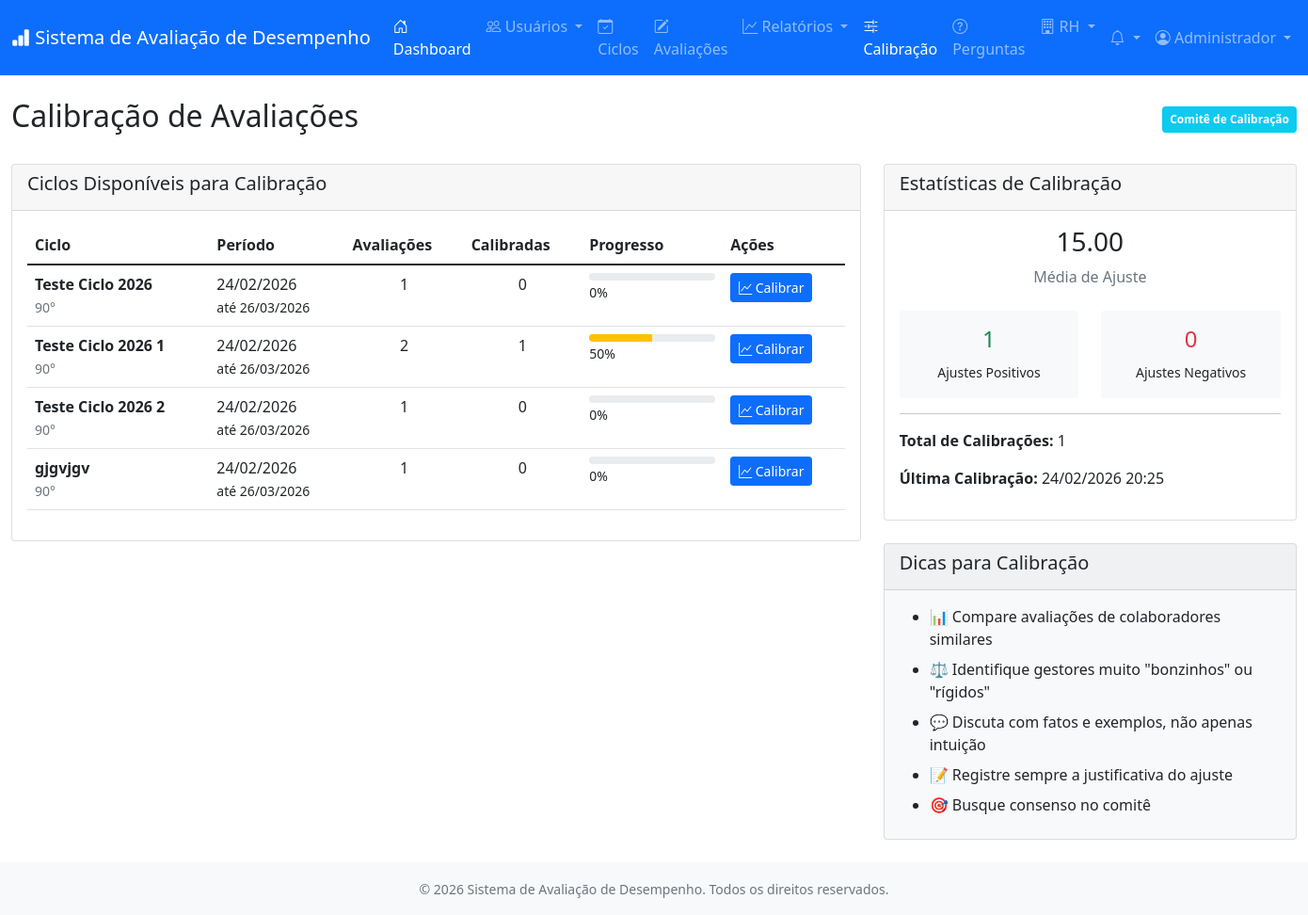
The app's page /modules/calibracao/index.php (signed in), older data.
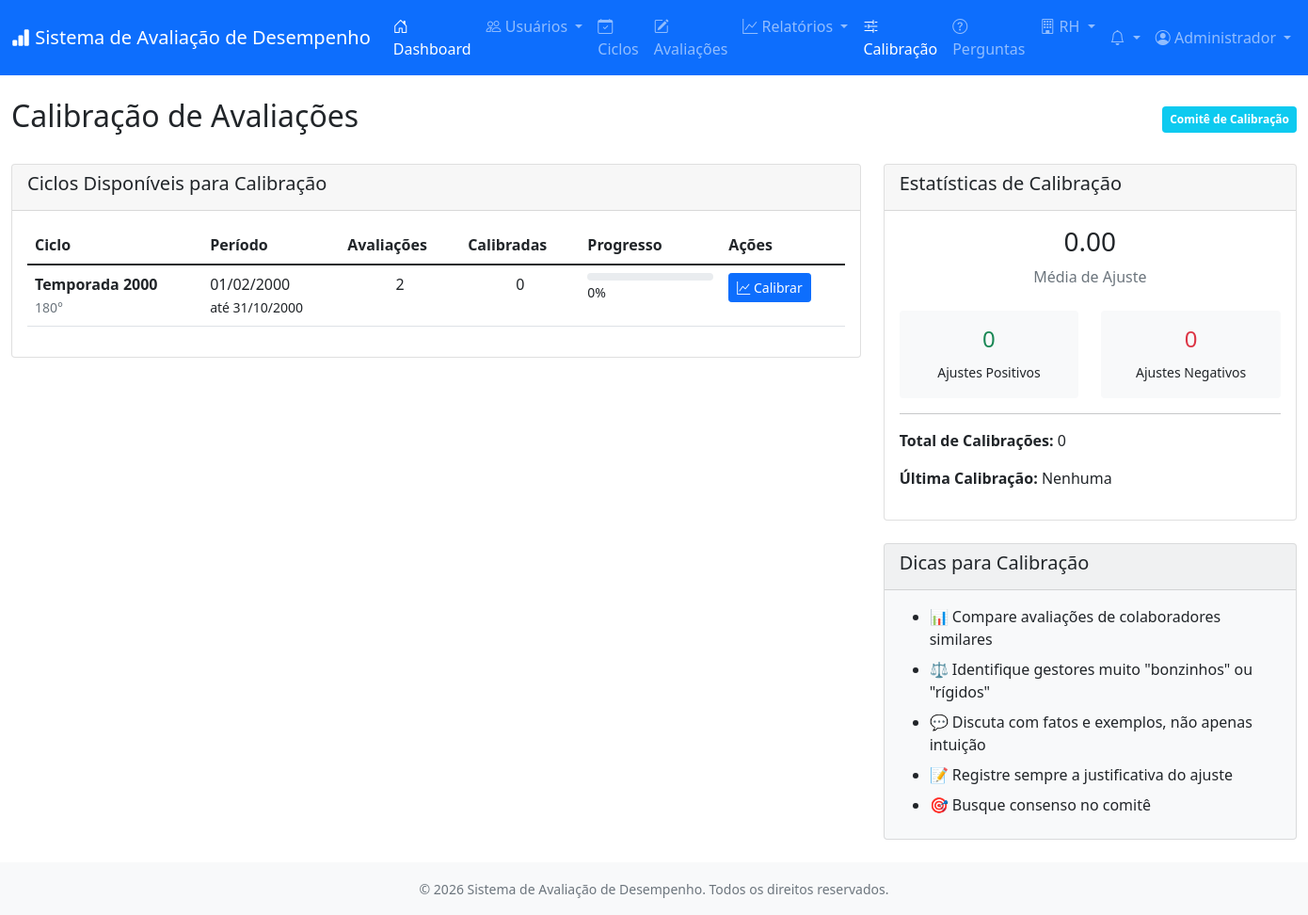
The same page, newer data.
### tables this page shows
CREATE TABLE `ciclos_avaliacao` (
  `id` int(11) NOT NULL,
  `nome` varchar(150) NOT NULL,
  `descricao` text DEFAULT NULL,
  `data_inicio` date NOT NULL,
  `data_fim` date NOT NULL,
  `tipo` enum('90','180','360') DEFAULT '180',
  `empresa_id` int(11) DEFAULT NULL,
  `formulario_id` int(11) DEFAULT NULL,
  `status` enum('planejado','em_andamento','finalizado','cancelado') DEFAULT 'planejado',
  `configuracao` longtext DEFAULT NULL CHECK (json_valid(`configuracao`)),
  `data_criacao` timestamp NULL DEFAULT current_timestamp(),
  `data_atualizacao` timestamp NULL DEFAULT current_timestamp() ON UPDATE current_timestamp()
);

CREATE TABLE `calibracao` (
  `id` int(11) NOT NULL,
  `ciclo_id` int(11) NOT NULL,
  `avaliacao_id` int(11) NOT NULL,
  `usuario_calibrador_id` int(11) NOT NULL,
  `nota_original` decimal(5,2) DEFAULT NULL,
  `nota_calibrada` decimal(5,2) DEFAULT NULL,
  `justificativa` text DEFAULT NULL,
  `data_calibracao` timestamp NULL DEFAULT current_timestamp()
);

### includes/functions.php (called while the page is built, shortened)
<?php
require_once dirname(__DIR__) . '/config/database.php';
class Functions {
    public function __construct() {
        $database = new Database();
    }
    public function formatDate($date, $format = 'd/m/Y') {
        $dateTime = new DateTime($date);
        return $dateTime->format($format);
    }
}
?>

### config/database.php (called while the page is built, shortened)
<?php
class Database {
    private $host = "localhost";
    private $db_name = "avaliacao_desempenho";
    private $username = "root";
    private $password = "PCM@st3r";
    public function getConnection() {
        $this->conn = null;
        try {
            $this->conn = new PDO(
                "mysql:host=" . $this->host . ";dbname=" . $this->db_name . ";charset=utf8mb4",
                $this->username,
                $this->password
            );
            $this->conn->setAttribute(PDO::ATTR_ERRMODE, PDO::ERRMODE_EXCEPTION);
            $this->conn->setAttribute(PDO::ATTR_DEFAULT_FETCH_MODE, PDO::FETCH_ASSOC);
        } catch(PDOException $e) {
            die("Erro na conexão: " . $e->getMessage());
        }
        return $this->conn;
    }
}
?>

### modules/calibracao/index.php (the view, shortened to what the changed rows need)
<?php
require_once '../../config/database.php';
require_once '../../includes/functions.php';
$database = new Database();
$conn = $database->getConnection();
$functions = new Functions();
$query = "SELECT c.*,
            (SELECT COUNT(*) FROM avaliacoes WHERE ciclo_id = c.id) as total_avaliacoes,
            (SELECT COUNT(*) FROM calibracao WHERE ciclo_id = c.id) as total_calibradas
          FROM ciclos_avaliacao c
          WHERE c.status IN ('finalizado', 'em_andamento')
          ORDER BY c.data_fim DESC";
$stmt = $conn->query($query);
$ciclos = $stmt->fetchAll();
$query_stats = "SELECT
                  AVG(nota_calibrada - nota_original) as media_ajuste,
                  COUNT(*) as total_calibracoes,
                  SUM(CASE WHEN nota_calibrada > nota_original THEN 1 ELSE 0 END) as ajustes_positivos,
                  SUM(CASE WHEN nota_calibrada < nota_original THEN 1 ELSE 0 END) as ajustes_negativos
                FROM calibracao";
$stmt_stats = $conn->query($query_stats);
$stats = $stmt_stats->fetch();
require_once '../../includes/header.php';
?>
<div class="row">
    <div class="col-12">
        <div class="d-flex justify-content-between align-items-center mb-4">
            <h2>Calibração de Avaliações</h2>
        </div>
        <div class="row">
            <div class="col-md-8">
                <div class="card mb-4">
                    <div class="card-body">
                        <?php if (empty($ciclos)): ?>
                        <p class="text-muted text-center py-4">
                            <i class="bi bi-calendar-x fs-1 d-block mb-3"></i>
                            Nenhum ciclo disponível para calibração no momento.
                        </p>
                        <?php else: ?>
                        <div class="table-responsive">
                            <table class="table table-hover">
                                <thead>
                                    <tr>
                                        <th>Ciclo</th>
                                        <th>Período</th>
                                        <th>Avaliações</th>
                                        <th>Calibradas</th>
                                        <th>Progresso</th>
                                        <th>Ações</th>
                                    </tr>
                                </thead>
                                <tbody>
                                    <?php foreach ($ciclos as $ciclo):
                                        $progresso = $ciclo['total_avaliacoes'] > 0
                                            ? round(($ciclo['total_calibradas'] / $ciclo['total_avaliacoes']) * 100)
                                            : 0;
                                    ?>
                                    <tr>
                                        <td>
                                            <strong><?php echo htmlspecialchars($ciclo['nome']); ?></strong><br>
                                            <small class="text-muted"><?php echo $ciclo['tipo']; ?>°</small>
                                        </td>
                                        <td>
                                            <?php echo $functions->formatDate($ciclo['data_inicio']); ?><br>
                                            <small>até <?php echo $functions->formatDate($ciclo['data_fim']); ?></small>
                                        </td>
                                        <td class="text-center"><?php echo $ciclo['total_avaliacoes']; ?></td>
                                        <td class="text-center"><?php echo $ciclo['total_calibradas']; ?></td>
                                        <td style="width: 150px;">
                                            <div class="progress" style="height: 8px;">
                                                <div class="progress-bar bg-warning" role="progressbar"
                                                     style="width: <?php echo $progresso; ?>%"></div>
                                            </div>
                                            <small><?php echo $progresso; ?>%</small>
                                        </td>
                                        <td>
                                            <a href="ciclo.php?id=<?php echo $ciclo['id']; ?>"
                                               class="btn btn-sm btn-primary">
                                                <i class="bi bi-graph-up"></i> Calibrar
                                            </a>
                                        </td>
                                    </tr>
                                    <?php endforeach; ?>
                                </tbody>
                            </table>
                        </div>
                        <?php endif; ?>
                    </div>
                </div>
            </div>
            <div class="col-md-4">
                <div class="card mb-4">
                    <div class="card-body">
                        <div class="text-center mb-4">
                            <h3><?php echo number_format($stats['media_ajuste'] ?? 0, 2); ?></h3>
                            <p class="text-muted">Média de Ajuste</p>
                        </div>
                        <div class="row text-center">
                            <div class="col-6">
                                <div class="p-3 bg-light rounded">
                                    <h4 class="text-success"><?php echo $stats['ajustes_positivos'] ?? 0; ?></h4>
                                    <small>Ajustes Positivos</small>
                                </div>
                            </div>
                        </div>
                        <div class="mt-3">
                            <p><strong>Total de Calibrações:</strong> <?php echo $stats['total_calibracoes'] ?? 0; ?></p>
                            <?php
                            $query_ultima = "SELECT data_calibracao FROM calibracao ORDER BY data_calibracao DESC LIMIT 1";
                            $stmt_ultima = $conn->query($query_ultima);
                            $ultima = $stmt_ultima->fetch();
                            ?>
                            <p><strong>Última Calibração:</strong>
                                <?php echo $ultima ? $functions->formatDate($ultima['data_calibracao'], 'd/m/Y H:i') : 'Nenhuma'; ?>
                            </p>
                        </div>
                    </div>
                </div>
            </div>
        </div>
    </div>
</div>
<?php
require_once '../../includes/footer.php';
?>

Row changes from the older to the newer data that the page shows:
removed ciclos_avaliacao: nome "Teste Ciclo 2026", tipo "90", data_inicio "24/02/2026", data_fim "26/03/2026", total_avaliacoes "1", total_calibradas "0", progresso "0"
removed ciclos_avaliacao: nome "Teste Ciclo 2026 1", tipo "90", data_inicio "24/02/2026", data_fim "26/03/2026", total_avaliacoes "2", total_calibradas "1", progresso "50"
removed ciclos_avaliacao: nome "Teste Ciclo 2026 2", tipo "90", data_inicio "24/02/2026", data_fim "26/03/2026", total_avaliacoes "1", total_calibradas "0", progresso "0"
removed ciclos_avaliacao: nome "gjgvjgv", tipo "90", data_inicio "24/02/2026", data_fim "26/03/2026", total_avaliacoes "1", total_calibradas "0", progresso "0"
removed calibracao: data_calibracao "24/02/2026 20:25"
added ciclos_avaliacao: nome "Temporada 2000", tipo "180", data_inicio "01/02/2000", data_fim "31/10/2000", total_avaliacoes "2", total_calibradas "0", progresso "0"
Text that changed along with them:
$stats['media_ajuste']: "15.00" → "0.00"
$stats['ajustes_positivos']: "1" → "0"
$stats['total_calibracoes']: "1" → "0"
text now shown: "Nenhuma"
